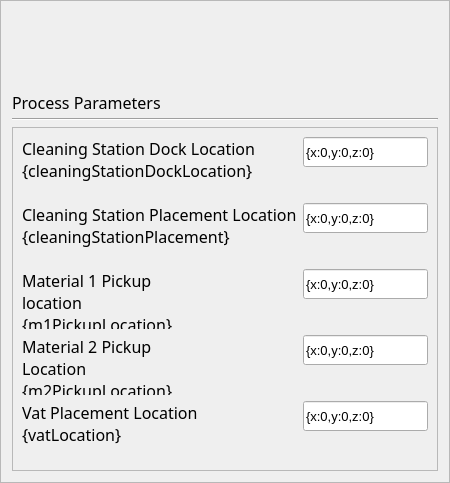
       <widget class="QFrame" name="parametersFrame">
        <property name="font">
         <font>
          <pointsize>12</pointsize>
         </font>
        </property>
        <property name="frameShape">
         <enum>QFrame::StyledPanel</enum>
        </property>
        <property name="frameShadow">
         <enum>QFrame::Raised</enum>
        </property>
        <layout class="QVBoxLayout" name="verticalLayout_3">
         <item>
          <widget class="QLabel" name="processParametersLabel">
           <property name="minimumSize">
            <size>
             <width>0</width>
             <height>100</height>
            </size>
           </property>
           <property name="maximumSize">
            <size>
             <width>16777215</width>
             <height>20</height>
            </size>
           </property>
           <property name="font">
            <font>
             <family>Gotham</family>
             <pointsize>12</pointsize>
             <bold>false</bold>
            </font>
           </property>
           <property name="styleSheet">
            <string notr="true"/>
           </property>
           <property name="text">
            <string>Process Parameters</string>
           </property>
           <property name="wordWrap">
            <bool>true</bool>
           </property>
          </widget>
         </item>
         <item>
          <widget class="Line" name="line_4">
           <property name="font">
            <font>
             <pointsize>12</pointsize>
            </font>
           </property>
           <property name="orientation">
            <enum>Qt::Horizontal</enum>
           </property>
          </widget>
         </item>
         <item>
          <widget class="QFrame" name="frame_7">
           <property name="font">
            <font>
             <pointsize>12</pointsize>
            </font>
           </property>
           <property name="frameShape">
            <enum>QFrame::StyledPanel</enum>
           </property>
           <property name="frameShadow">
            <enum>QFrame::Raised</enum>
           </property>
           <layout class="QFormLayout" name="formLayout_4">
            <item row="1" column="0">
             <widget class="QLabel" name="cleaningStationDockLocationLabel">
              <property name="minimumSize">
               <size>
                <width>0</width>
                <height>60</height>
               </size>
              </property>
              <property name="maximumSize">
               <size>
                <width>16777215</width>
                <height>100</height>
               </size>
              </property>
              <property name="font">
               <font>
                <family>Gotham</family>
                <pointsize>12</pointsize>
                <bold>false</bold>
               </font>
              </property>
              <property name="styleSheet">
               <string notr="true"/>
              </property>
              <property name="text">
               <string>Cleaning Station Dock Location {cleaningStationDockLocation}</string>
              </property>
              <property name="alignment">
               <set>Qt::AlignLeading|Qt::AlignLeft|Qt::AlignTop</set>
              </property>
              <property name="wordWrap">
               <bool>true</bool>
              </property>
             </widget>
            </item>
            <item row="1" column="1">
             <widget class="QLineEdit" name="cleaningStationDockLocationText">
              <property name="minimumSize">
               <size>
                <width>0</width>
                <height>30</height>
               </size>
              </property>
              <property name="font">
               <font>
                <pointsize>10</pointsize>
               </font>
              </property>
              <property name="text">
               <string>{x:0,y:0,z:0}</string>
              </property>
             </widget>
            </item>
            <item row="3" column="0">
             <widget class="QLabel" name="cleaningStationPlacementLocationLabel">
              <property name="minimumSize">
               <size>
                <width>0</width>
                <height>60</height>
               </size>
              </property>
              <property name="maximumSize">
               <size>
                <width>16777215</width>
                <height>100</height>
               </size>
              </property>
              <property name="font">
               <font>
                <family>Gotham</family>
                <pointsize>12</pointsize>
                <bold>false</bold>
               </font>
              </property>
              <property name="styleSheet">
               <string notr="true"/>
              </property>
              <property name="text">
               <string>Cleaning Station Placement Location {cleaningStationPlacement}</string>
              </property>
              <property name="alignment">
               <set>Qt::AlignLeading|Qt::AlignLeft|Qt::AlignTop</set>
              </property>
              <property name="wordWrap">
               <bool>true</bool>
              </property>
             </widget>
            </item>
            <item row="3" column="1">
             <widget class="QLineEdit" name="cleaningStationPlacementLocationText">
              <property name="minimumSize">
               <size>
                <width>0</width>
                <height>30</height>
               </size>
              </property>
              <property name="font">
               <font>
                <pointsize>10</pointsize>
               </font>
              </property>
              <property name="text">
               <string>{x:0,y:0,z:0}</string>
              </property>
             </widget>
            </item>
            <item row="4" column="0">
             <widget class="QLabel" name="material1PickupLocationLabel">
              <property name="minimumSize">
               <size>
                <width>0</width>
                <height>60</height>
               </size>
              </property>
              <property name="maximumSize">
               <size>
                <width>16777215</width>
                <height>100</height>
               </size>
              </property>
              <property name="font">
               <font>
                <family>Gotham</family>
                <pointsize>12</pointsize>
                <bold>false</bold>
               </font>
              </property>
              <property name="styleSheet">
               <string notr="true"/>
              </property>
              <property name="text">
               <string>Material 1 Pickup location {m1PickupLocation}</string>
              </property>
              <property name="alignment">
               <set>Qt::AlignLeading|Qt::AlignLeft|Qt::AlignTop</set>
              </property>
              <property name="wordWrap">
               <bool>true</bool>
              </property>
             </widget>
            </item>
            <item row="4" column="1">
             <widget class="QLineEdit" name="material1PickupLocationText">
              <property name="minimumSize">
               <size>
                <width>0</width>
                <height>30</height>
               </size>
              </property>
              <property name="font">
               <font>
                <pointsize>10</pointsize>
               </font>
              </property>
              <property name="text">
               <string>{x:0,y:0,z:0}</string>
              </property>
             </widget>
            </item>
            <item row="7" column="0">
             <widget class="QLabel" name="material2PickupLocationLabel">
              <property name="minimumSize">
               <size>
                <width>0</width>
                <height>60</height>
               </size>
              </property>
              <property name="maximumSize">
               <size>
                <width>16777215</width>
                <height>100</height>
               </size>
              </property>
              <property name="font">
               <font>
                <family>Gotham</family>
                <pointsize>12</pointsize>
                <bold>false</bold>
               </font>
              </property>
              <property name="styleSheet">
               <string notr="true"/>
              </property>
              <property name="text">
               <string>Material 2 Pickup Location {m2PickupLocation}</string>
              </property>
              <property name="alignment">
               <set>Qt::AlignLeading|Qt::AlignLeft|Qt::AlignTop</set>
              </property>
              <property name="wordWrap">
               <bool>true</bool>
              </property>
             </widget>
            </item>
            <item row="7" column="1">
             <widget class="QLineEdit" name="material2PickupLocationText">
              <property name="minimumSize">
               <size>
                <width>0</width>
                <height>30</height>
               </size>
              </property>
              <property name="font">
               <font>
                <pointsize>10</pointsize>
               </font>
              </property>
              <property name="text">
               <string>{x:0,y:0,z:0}</string>
              </property>
             </widget>
            </item>
            <item row="8" column="0">
             <widget class="QLabel" name="vatPlacementLabel">
              <property name="minimumSize">
               <size>
                <width>0</width>
                <height>60</height>
               </size>
              </property>
              <property name="maximumSize">
               <size>
                <width>16777215</width>
                <height>100</height>
               </size>
              </property>
              <property name="font">
               <font>
                <family>Gotham</family>
                <pointsize>12</pointsize>
                <bold>false</bold>
               </font>
              </property>
              <property name="styleSheet">
               <string notr="true"/>
              </property>
              <property name="text">
               <string>Vat Placement Location {vatLocation}</string>
              </property>
              <property name="alignment">
               <set>Qt::AlignLeading|Qt::AlignLeft|Qt::AlignTop</set>
              </property>
              <property name="wordWrap">
               <bool>true</bool>
              </property>
             </widget>
            </item>
            <item row="8" column="1">
             <widget class="QLineEdit" name="vatPlacementText">
              <property name="minimumSize">
               <size>
                <width>0</width>
                <height>30</height>
               </size>
              </property>
              <property name="font">
               <font>
                <pointsize>10</pointsize>
               </font>
              </property>
              <property name="text">
               <string>{x:0,y:0,z:0}</string>
              </property>
             </widget>
            </item>
           </layout>
          </widget>
         </item>
        </layout>
       </widget>
